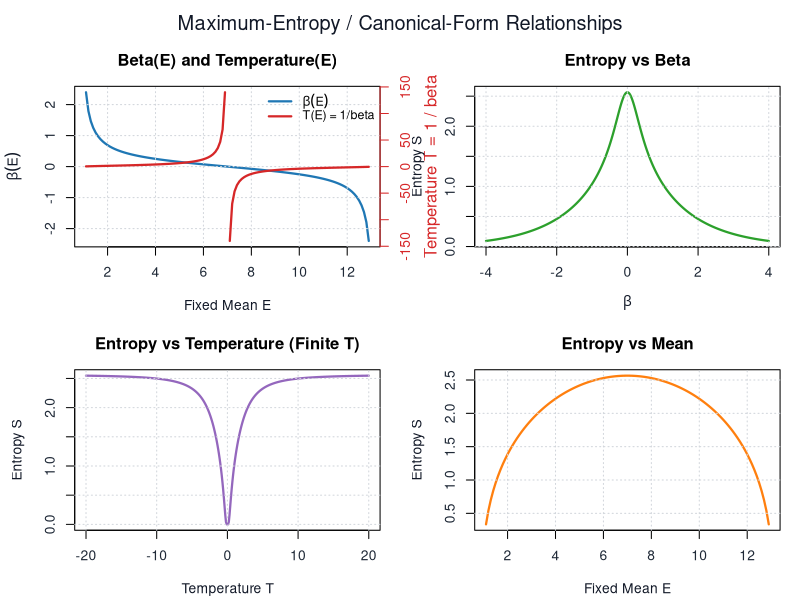

Here is the R script that generated this plot:
# Entropy experiment on a discrete state space (1..13)
# The script uses reduced units with k_B = 1, so beta = 1 / T.

states <- 1:13
tolerance_beta_zero <- 1e-10

stable_weights <- function(beta) {
  log_w <- -beta * states
  shift <- max(log_w)
  weights <- exp(log_w - shift)

  list(
    weights = weights,
    log_partition = shift + log(sum(weights))
  )
}

probability_from_beta <- function(beta) {
  stable <- stable_weights(beta)
  stable$weights / sum(stable$weights)
}

mean_from_beta <- function(beta) {
  probabilities <- probability_from_beta(beta)
  sum(states * probabilities)
}

find_bracketing_interval <- function(target_mean, initial_bound = 1, max_bound = 1024) {
  lower <- -initial_bound
  upper <- initial_bound
  lower_value <- mean_from_beta(lower) - target_mean
  upper_value <- mean_from_beta(upper) - target_mean

  while (lower_value * upper_value > 0 && upper < max_bound) {
    lower <- lower * 2
    upper <- upper * 2
    lower_value <- mean_from_beta(lower) - target_mean
    upper_value <- mean_from_beta(upper) - target_mean
  }

  if (lower_value * upper_value > 0) {
    stop("Failed to bracket a beta value for the requested mean.")
  }

  c(lower, upper)
}

beta_from_mean <- function(target_mean) {
  min_state <- min(states)
  max_state <- max(states)
  uniform_mean <- mean(states)

  if (target_mean <= min_state || target_mean >= max_state) {
    stop(sprintf("target_mean must be strictly between %g and %g.", min_state, max_state))
  }

  if (isTRUE(all.equal(target_mean, uniform_mean))) {
    return(0)
  }

  mean_residual <- function(beta) {
    mean_from_beta(beta) - target_mean
  }

  interval <- find_bracketing_interval(target_mean)
  uniroot(mean_residual, interval = interval, tol = 1e-12)$root
}

entropy_from_beta <- function(beta) {
  probabilities <- probability_from_beta(beta)
  positive_probabilities <- probabilities[probabilities > 0]
  -sum(positive_probabilities * log(positive_probabilities))
}

entropy_from_mean <- function(target_mean) {
  entropy_from_beta(beta_from_mean(target_mean))
}

temperature_from_beta <- function(beta, tolerance = tolerance_beta_zero) {
  ifelse(abs(beta) < tolerance, NA_real_, 1 / beta)
}

validate_model <- function() {
  sample_means <- c(1.01, 1.1, 7, 12.9, 12.99)
  recovered_betas <- vapply(sample_means, beta_from_mean, numeric(1))
  recovered_means <- vapply(recovered_betas, mean_from_beta, numeric(1))
  entropy_identity <- vapply(
    recovered_betas,
    function(beta) {
      stable <- stable_weights(beta)
      mean_from_beta(beta) * beta + stable$log_partition
    },
    numeric(1)
  )
  direct_entropy <- vapply(recovered_betas, entropy_from_beta, numeric(1))

  stopifnot(max(abs(recovered_means - sample_means)) < 1e-9)
  stopifnot(max(abs(entropy_identity - direct_entropy)) < 1e-10)
  stopifnot(abs(sum(probability_from_beta(0.5)) - 1) < 1e-12)
}

# Example outputs
validate_model()

beta_for_mean_8 <- beta_from_mean(8)
entropy_at_beta_05 <- entropy_from_beta(0.5)
entropy_for_mean_8 <- entropy_from_beta(beta_for_mean_8)

cat("=== Summary Table: Example Results ===\n")
summary_table <- data.frame(
  Metric = c("beta_from_mean(8)", "entropy_from_beta(0.5)", "entropy_from_beta(beta_from_mean(8))"),
  Value = c(beta_for_mean_8, entropy_at_beta_05, entropy_for_mean_8)
)
print(summary_table, row.names = FALSE)

# Build data once, then plot in a compact 2x2 panel.
E_vals <- seq(1.1, 12.9, by = 0.1)
beta_vals <- vapply(E_vals, beta_from_mean, numeric(1))
temp_vals <- temperature_from_beta(beta_vals)

beta_grid <- seq(-4, 4, by = 0.01)
entropy_beta <- vapply(beta_grid, entropy_from_beta, numeric(1))

T_grid <- seq(-20, 20, by = 0.1)
finite_T <- is.finite(T_grid) & abs(T_grid) > 1e-8
T_grid <- T_grid[finite_T]
entropy_T <- vapply(1 / T_grid, entropy_from_beta, numeric(1))

entropy_E <- vapply(E_vals, entropy_from_mean, numeric(1))

# Optional: inspect one probability distribution.
example_prob <- probability_from_beta(0.5)
cat("\n=== Table: Probability Distribution at beta = 0.5 ===\n")
prob_table <- data.frame(State = states, Probability = round(example_prob, 6))
print(prob_table, row.names = FALSE)

# Plot styling
old_par <- par(no.readonly = TRUE)
on.exit(par(old_par), add = TRUE)
par(mfrow = c(2, 2),
    mar = c(4.2, 4.5, 3.2, 1.2),
    oma = c(0, 0, 2, 0),
    col.axis = "#1f2937",
    col.lab = "#111827")

# Panel 1: Beta(E) and Temperature(E)
plot(E_vals, beta_vals,
     type = "l", lwd = 2.2, col = "#1f77b4",
     xlab = "Fixed Mean E", ylab = expression(beta(E)),
     main = "Beta(E) and Temperature(E)")
grid(col = "#d1d5db", lty = 3)
par(new = TRUE)
plot(E_vals, temp_vals,
     type = "l", lwd = 2.2, col = "#d62728",
     axes = FALSE, xlab = "", ylab = "")
axis(side = 4, col.axis = "#d62728", col = "#d62728")
mtext("Temperature T = 1 / beta", side = 4, line = 2.6, col = "#d62728")
legend("topright",
       legend = c(expression(beta(E)), "T(E) = 1/beta"),
       col = c("#1f77b4", "#d62728"),
       lwd = 2.2,
       bty = "n",
       cex = 0.9)

# Panel 2: Entropy vs Beta
plot(beta_grid, entropy_beta,
     type = "l", lwd = 2.2, col = "#2ca02c",
     xlab = expression(beta), ylab = "Entropy S",
     main = "Entropy vs Beta")
grid(col = "#d1d5db", lty = 3)

# Panel 3: Entropy vs Temperature (finite only)
plot(T_grid, entropy_T,
     type = "l", lwd = 2.2, col = "#9467bd",
     xlab = "Temperature T", ylab = "Entropy S",
     main = "Entropy vs Temperature (Finite T)")
grid(col = "#d1d5db", lty = 3)

# Panel 4: Entropy vs Mean E
plot(E_vals, entropy_E,
     type = "l", lwd = 2.2, col = "#ff7f0e",
     xlab = "Fixed Mean E", ylab = "Entropy S",
     main = "Entropy vs Mean")
grid(col = "#d1d5db", lty = 3)

mtext("Maximum-Entropy / Canonical-Form Relationships", outer = TRUE,
      cex = 1.2, col = "#111827")
